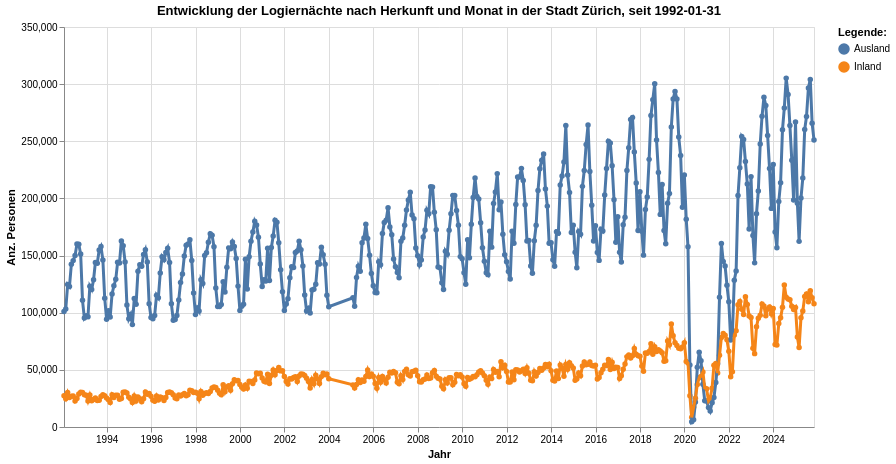

The notebook cell saved with this chart:
### Code cell
grafik1 = mypy_dv.plot_altair_multiline_highlight(
    data = myAgg1.reset_index().query('Herkunft !="Ausländeranteil"')
    ,x = 'Jahr_Monat_str:T'
    ,y = 'sum_Anz:Q'
    ,x_beschriftung = 'Jahr'
    , y_beschriftung = 'Anz. Personen'
    ,category = "Herkunft:N"
    ,category_beschriftung= 'Legende:'
    ,warning_status = "ignore" #always or ignore
    ,myTitle="Entwicklung der Logiernächte nach Herkunft und Monat in der Stadt Zürich, seit "+data_min_date
)
grafik1

### Figure 1 — Vega-Lite specification as saved in the notebook (floating-point values rounded to 4 significant figures; data arrays with more than 128 entries replaced by an {"elided": "..."} marker saying what was removed)
{"config": {"view": {"continuousWidth": 300, "continuousHeight": 300}}, "layer": [{"mark": {"type": "circle"}, "encoding": {"color": {"field": "Herkunft", "legend": {"orient": "right", "title": "Legende:"}, "type": "nominal"}, "opacity": {"value": 1.3}, "tooltip": [{"field": "Jahr_Monat_str", "type": "temporal"}, {"field": "Herkunft", "type": "nominal"}, {"field": "sum_Anz", "type": "quantitative"}], "x": {"axis": {"title": "Jahr"}, "field": "Jahr_Monat_str", "type": "temporal"}, "y": {"axis": {"title": "Anz. Personen"}, "field": "sum_Anz", "type": "quantitative"}}, "name": "view_1", "title": "Entwicklung der Logiernächte nach Herkunft und Monat in der Stadt Zürich, seit 1992-01-31"}, {"mark": {"type": "line"}, "encoding": {"color": {"field": "Herkunft", "legend": {"orient": "right", "title": "Legende:"}, "type": "nominal"}, "size": {"condition": {"test": {"not": {"param": "param_1"}}, "value": 1.2}, "value": 3}, "tooltip": [{"field": "Jahr_Monat_str", "type": "temporal"}, {"field": "Herkunft", "type": "nominal"}, {"field": "sum_Anz", "type": "quantitative"}], "x": {"axis": {"title": "Jahr"}, "field": "Jahr_Monat_str", "type": "temporal"}, "y": {"axis": {"title": "Anz. Personen"}, "field": "sum_Anz", "type": "quantitative"}}, "title": "Entwicklung der Logiernächte nach Herkunft und Monat in der Stadt Zürich, seit 1992-01-31"}], "data": {"name": "data-22514e435a29c6adf7b3b4afd09ef14f"}, "height": 400, "params": [{"name": "param_1", "select": {"type": "point", "fields": ["Herkunft:N"], "nearest": true, "on": "pointerover"}, "views": ["view_1"]}], "width": 750, "$schema": "https://vega.github.io/schema/vega-lite/v5.8.0.json", "datasets": {"data-22514e435a29c6adf7b3b4afd09ef14f": {"elided": "788 records"}}}
